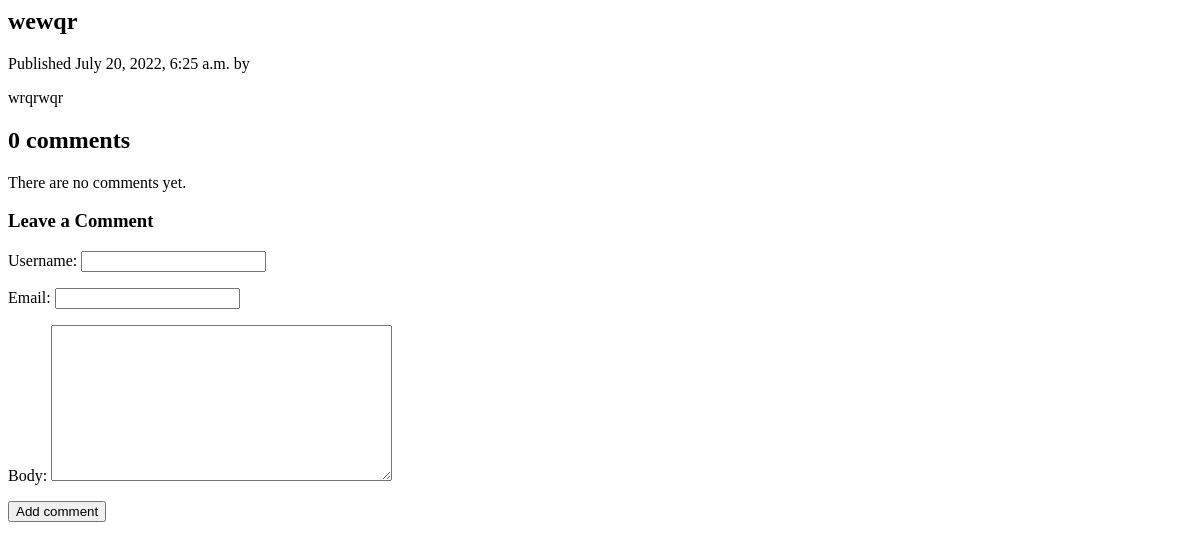
Before: /blog/2022/7/20/wewqr with the older database file.
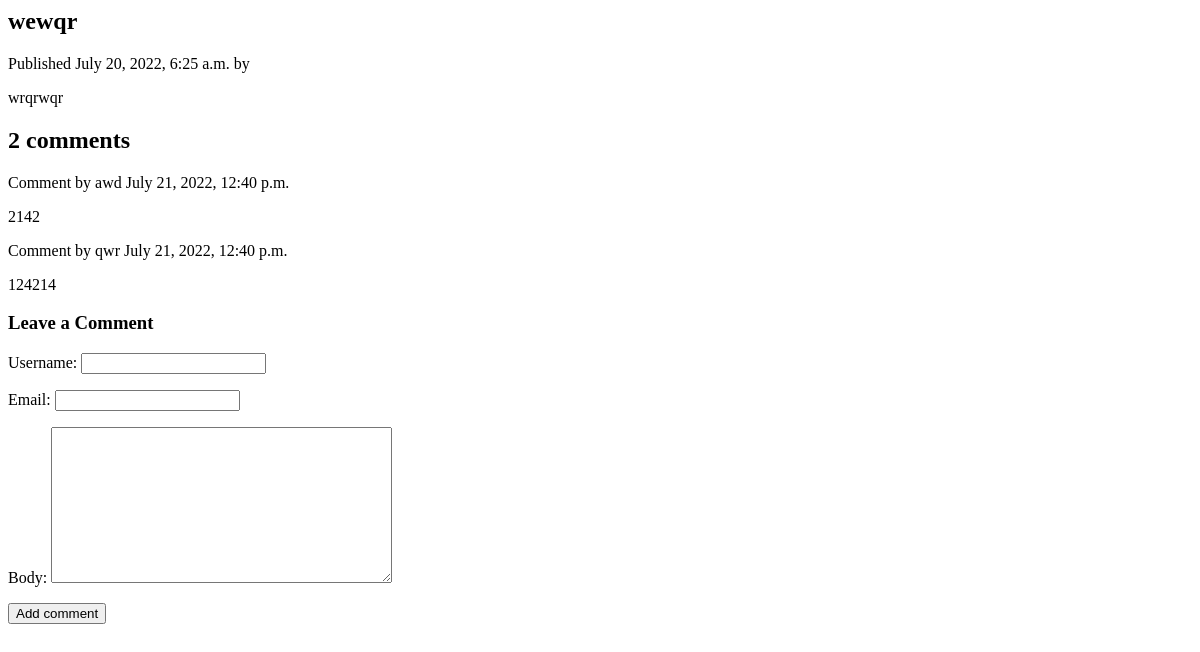
After: the same page with the newer database file.
### blog/models.py (models this page shows, shortened)
class Post(models.Model):
    STATUS_CHOICES = (
        ('draft', 'Draft'),
        ('published', 'Published'),
    )
    title = models.CharField(max_length=250)
    slug = models.SlugField(max_length=250,
                            unique_for_date='publish')
    author = models.ForeignKey(
        User,
        on_delete=models.CASCADE,
        related_name='blog_posts')
    body = models.TextField()
    publish = models.DateTimeField(default=timezone.now)
    created = models.DateTimeField(auto_now_add=True)
    updated = models.DateTimeField(auto_now=True)
    status = models.CharField(
        max_length=10,
        choices=STATUS_CHOICES,
        default='draft')
    tag_name = models.ManyToManyField(Tag)
    class Meta:
        ordering = ('-publish',)

class Comment(models.Model):
    post = models.ForeignKey(
        Post,
        on_delete=models.CASCADE,
        related_name='comments')
    username = models.CharField(max_length=120)
    email = models.EmailField()
    body = models.TextField()
    created = models.DateTimeField(auto_now_add=True)
    updated = models.DateTimeField(auto_now=True)
    active = models.BooleanField(default=True)
    class Meta:
        ordering = ('-created',)

### blog/views.py (the view)
# urls.py: path('<int:year>/<int:month>/<int:day>/<str:slug>',views.post_detail,name='post_detail'),
def post_detail(request,year,month,day,slug):
    post =  Post.objects.filter(
        publish__year=year,
        publish__month=month,
        publish__day=day,
        slug=slug
    ).first()
    comments = post.comments.filter(active=True)
    new_comment = None
    if request.method == 'POST':
        comment_form = CommentForm(data=request.POST)
        if comment_form.is_valid():
            new_comment = comment_form.save(commit=False)
            new_comment.post = post
            new_comment.save()
    else:
        comment_form = CommentForm()
    return render(request,'blog/post/detail.html',locals())

### blog/forms.py
class CommentForm(forms.ModelForm):
    class Meta:
        model = Comment
        fields = ('username', 'email','body')

### blog/templates/blog/post/detail.html (shortened to what this page needs)
{% block content %}
<h2>{{ post.title }}</h2>
<p>
    Published {{ post.publish }} by {{ post.auther }}
</p>
    {{post.body|linebreaks}}
    {% with comments.count as total_comments %}
    <h2>
    {{ total_comments }} comment{{total_comments|pluralize}}
    </h2>
    {% endwith %}
    {% for comment in post.comments.all %}
    <div>
    <p>
    Comment by {{ comment.username }}  {{ comment.created }}
    </p>
    {{ comment.body| linebreaks }}
    </div>
    {% empty %}
    <p>There are no comments yet.</p>
    {% endfor %}
    {% if new_comment %}
    <h2>Your comment has been added.</h2>
    {% else %}
    <h3><a name="commentform"></a>Leave a Comment</h3>
    <form action="#commentform" method="post">
        {{ comment_form.as_p }}
        <p><input type="submit" value="Add comment"></p>
    </form>
    {% endif %}
    {% endblock %}

Changed rows visible on the page:
added Comment: username "awd", created "July 21, 2022, 12:40 p.m.", body "2142"
added Comment: username "qwr", created "July 21, 2022, 12:40 p.m.", body "124214"
Other visible differences:
{{ total_comments }}: "0" → "2"
text no longer shown: "There are no comments yet."
